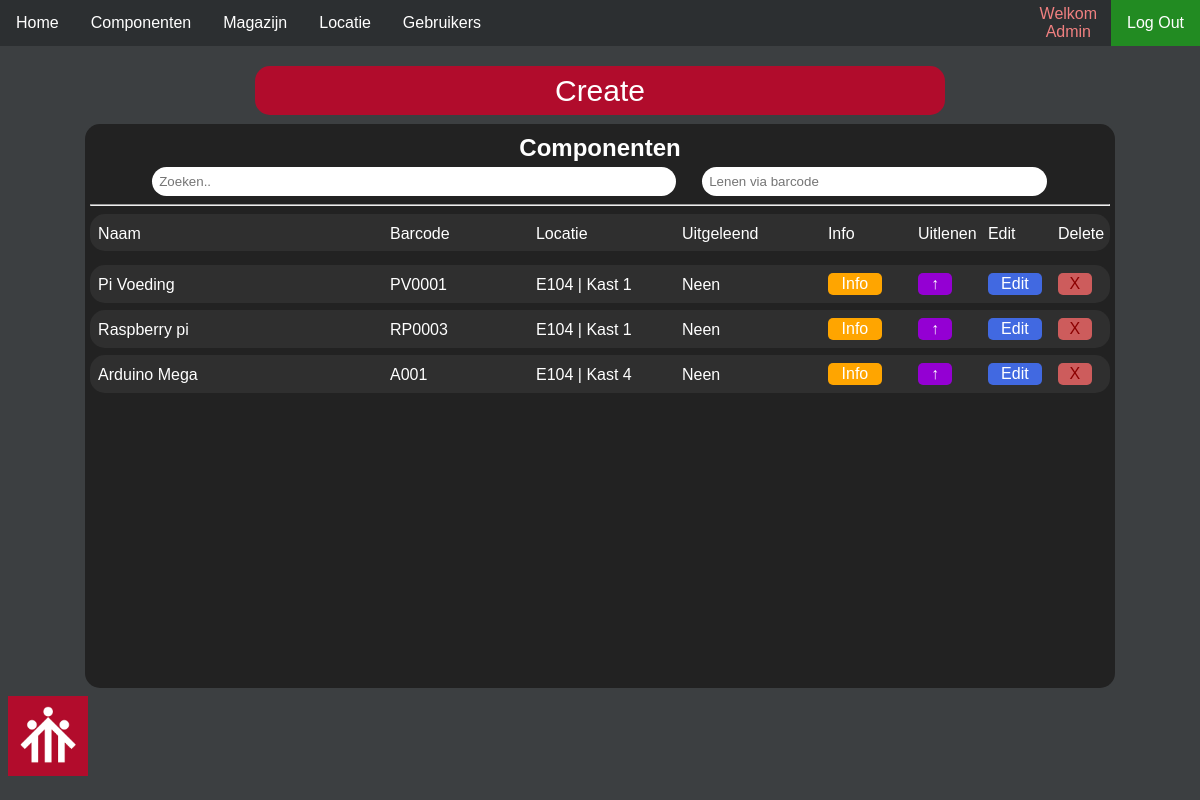
The app's page /Magazijn with its own data.
### tables this page shows
CREATE TABLE "users"
(
    id         integer     not null
        constraint users_pk
            primary key,
    voornaam   varchar(45) not null,
    wachtwoord varchar(64) not null,
    ip         varchar(45),
    inlog      varchar(5)  default Neen,
    rang       varchar(5)  default 1 not null,
    achternaam varchar(45),
    inlogtijd  varchar(45),
    groep      varchar(45),
    reset      varchar(45) default Ja,
    email      varchar(45),
    telefoon   varchar(45),
    geboorte   varchar(45)
, block varchar(45) default Neen);

CREATE TABLE "magazijn"
(
    id_mag     integer not null
        constraint magazijn_pk
            primary key autoincrement,
    naam       varchar(45),
    barcode    varchar(45),
    locatie_id integer
, uitgeleend varchar(45) default Neen);

CREATE TABLE "locatie"
(
    locatie_id integer not null
        constraint locatie_pk
            primary key autoincrement,
    kast       varchar(45),
    lokaal     varchar(45)
);

### app.py (the view, shortened to what this page needs)
@app.route('/Magazijn', methods=('GET', 'POST'))
def magazijn():
    user = get_user()  # neemt user info
    conn = get_db_connection()  # connect met database
    magazijns = conn.execute("SELECT * FROM magazijn M inner join locatie l on M.locatie_id = l.locatie_id ORDER BY "
                             "uitgeleend DESC, L.lokaal, L.kast, M.naam")  # neemt alle info van magazijn gesorteerd op lokaal kast en naam
    return render_template('magazijn.html', user=user, magazijns=magazijns)

### app.py (called while the page is built)
def get_db_connection():
    conn = sqlite3.connect('identifier.sqlite')
    conn.row_factory = sqlite3.Row
    return conn

def get_user():
    ip = request.remote_addr
    conn = get_db_connection()
    user = conn.execute("SELECT * FROM users WHERE ip = ?", (ip,)).fetchall()
    conn.close()
    return user

@app.before_request
def logincheck():
    if request.endpoint in ['home', 'stocktype', 'type_create', 'stock', 'stock_create', 'stock_edit',
                            'stock_info', 'magazijn', 'magazijn_create', 'magazijn_edit', 'magazijn_info',
                            'magazijn_leen', 'magazijn_leen_barcode', 'gebruikers', 'gebruiker_edit',
                            'gebruiker_create', 'reset', 'locatie', 'locatie_create', 'locatie_info']:
        ip = request.remote_addr  # neemt ip van user
        conn = get_db_connection()  # connect met database
        ipconf = conn.execute('SELECT * FROM users where inlog = ? and ip = ?', ("Ja", ip)).fetchone()  # kijkt of ip ingelogd is
        if ipconf is None:  # als ip is ingelogd
            flash("U bent uitgelogd")  # flash dat persoon is uitgelogd
            return redirect(url_for('login'))  # brengt user naar de login pagina

### Templates/magazijn.html (shortened to what this page needs)
{% extends 'base.html' %}
{% block content %}
<div class="magazijn-block" onload="checkleen()">
    <div class="gebruiker-create"><a href="{{ url_for('magazijn_create')}}">Create</a></div>
    <div class="magazijn-info">
        <h2>Componenten</h2>
        <input class="magazijn-search" id="myInput" type="text" placeholder="Zoeken..">
        <form style="display: inline-block; width: 36%" method="post">
            <input type="text" class="magazijn-barcode" placeholder="Lenen via barcode" name="barcode">
        </form>
        <hr>
        <div class="magazijn-info-balk">
            <p>Naam</p>
            <p>Barcode</p>
            <p>Locatie</p>
            <p>Uitgeleend</p>
            <p>Info</p>
            <p>Uitlenen</p>
            <p>Edit</p>
            <p>Delete</p>
        </div>
        <div class="magazijn-overflow" id="myTable">
            {% for magazijn in magazijns %}
            <div class="magazijn-info-balk">
                <p>{{ magazijn['naam'] }}</p>
                <p>{{ magazijn['barcode']}}</p>
                <p>{{ magazijn['lokaal']}} | Kast {{ magazijn['kast']}}</p>
                <p>{{ magazijn['uitgeleend']}}</p>
                <a class="magazijn-info-button" href="{{ url_for('magazijn_info', magazijn_id = magazijn['id_mag']) }}">Info</a>
                <a class="magazijn-uitleen-button Leen{{magazijn['uitgeleend']}}" href="{{ url_for('magazijn_leen', magazijn_id = magazijn['id_mag']) }}">↑</a>
                <a class="magazijn-edit-button" href="{{ url_for('magazijn_edit', magazijn_id = magazijn['id_mag'])}}">Edit</a>
                <a class="magazijn-del-button" href="{{ url_for('magazijn_del', magazijn_id = magazijn['id_mag']) }}">X</a>
            </div>
            {% endfor %}
        </div>
    </div>
</div>
{% endblock %}

### Templates/base.html (shortened to what this page needs)
<!DOCTYPE html>
<html lang="en">
<head>
    <link rel="stylesheet" type="text/css" href="{{ url_for('static',filename='css/style.css') }}">
</head>
<body id="body2">
<div class="navbar">
    <a href="{{ url_for('home') }}">Home</a>
    <div class="dropdown">
       <button class="dropbtn">Componenten
        </button>
    </div>
    <a href="{{ url_for('magazijn') }}">Magazijn</a>
    <a href="{{ url_for('locatie') }}">Locatie</a>
    <a href="{{ url_for('gebruikers') }}">Gebruikers</a>
    <a class="nav-logout" href="{{ url_for('logout') }}">Log Out</a>
    {% for users in user %}
    <a href="{{ url_for('gebruiker_setting', gebruiker_id = users['id'])}}" class="welkom">
        <p>Welkom </p>
        <p>{{ users['voornaam'] }} {{ users['achternaam'] }}</p>
    </a>
    {% endfor %}
</div>
<div>
    {% block content %} {% endblock %}
</div>
<div class="footer">
    <img src="{{ url_for('static', filename='img/logo.png') }}" width="65" height="65">
</div>
</body>
</html>

### static/css/style.css (style rules this page uses)
html, body { background-color: #3c3f41; font-family: Arial ; overflow: hidden; }
.footer { position: fixed; bottom: 20px; }
.footer img { aspect-ratio: auto 65 / 65; width: 10vh; height: auto; }
.navbar { background-color: #2c2f31; position: fixed; top: 0; width: 100%; margin: 0 0 0 -8px; height: 46px; }
.navbar a { float: left; display: block; font-size: 16px; color: white; text-align: center; padding: 14px 16px; text-decoration: none; transition: 0.3s; }
.navbar .welkom { float: right; display: block; font-size: 16px; color: #f08080; text-align: center; padding: 5px 14px; text-decoration: none; }
.navbar .welkom p { margin: 0; }
.dropdown { float: left; overflow: hidden; }
.dropdown .dropbtn { font-size: 16px; border: none; outline: none; color: white; padding: 14px 16px; background-color: inherit; font-family: inherit; margin: 0; transition: 0.3s; text-align: center; }
.nav-logout { background-color: forestgreen !important; float: right !important; }
.magazijn-block { margin-top: 66px; width: 100%; height: 77vh; justify-items: center; align-items: center; }
.magazijn-info { text-align: center; color: white; padding: 5px; background-color: #222222; width: 85vw; height: 90%; margin: 0 auto; border-radius: 15px; }
.magazijn-info h2 { margin: 5px; }
.magazijn-info-balk { display: grid; grid-template-columns: 2fr 1fr 1fr 1fr 90px 70px 70px 50px; color: white; text-align: left; background-color: #2f2f2f; width: 99%; margin: 7px auto; padding: 5px; border-radius: 15px; vertical-align: middle; }
.magazijn-info-balk a { margin: 3px; text-decoration: none; color: white; }
.magazijn-info-balk p { margin: 3px; text-decoration: none; color: white; padding-top: 3px; }
.magazijn-overflow { overflow-x: hidden; overflow-y: auto; height: 75%; }
.magazijn-del-button { background-color: indianred; color: darkred !important; padding: 2px; text-decoration: none; text-align: center; border-radius: 5px; margin: 1px 3px; width: 30px; }
.magazijn-uitleen-button { background-color: darkviolet; color: white; padding: 2px; text-decoration: none; text-align: center; border-radius: 5px; margin: 1px 3px; width: 30px; }
.magazijn-edit-button { background-color: royalblue; color: white; padding: 2px; text-decoration: none; text-align: center; border-radius: 5px; margin: 1px 2px; width: 50px; }
.magazijn-info-button { background-color: orange; color: white; padding: 2px; text-decoration: none; text-align: center; border-radius: 5px; margin: 1px 2px; width: 50px; }
.magazijn-search { width: 50%; padding: 7px; border-radius: 1rem; border: none; margin: 0 1% 0 1%; }
.magazijn-barcode { width: 90%; padding: 7px; border-radius: 1rem; border: none; margin: 0 1% 0 1%; }
.LeenNeen { display: block; }
.gebruiker-create { margin: 0 auto; height: 50px; text-align: center; }
.gebruiker-create a { text-align: center; background-color: #b10c2c; border-radius: 15px; font-size: 30px; padding: 8px 25vw; text-decoration: none; color: white; }

### records on screen
users: voornaam "Admin"
magazijn: naam "Pi Voeding", barcode "PV0001", lokaal "E104", kast "1", uitgeleend "Neen"
magazijn: naam "Raspberry pi", barcode "RP0003", lokaal "E104", kast "1", uitgeleend "Neen"
magazijn: naam "Arduino Mega", barcode "A001", lokaal "E104", kast "4", uitgeleend "Neen"
